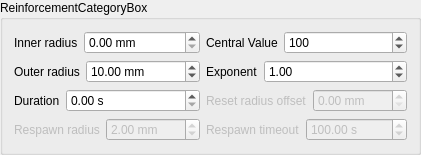
<?xml version="1.0" encoding="UTF-8"?>
<ui version="4.0">
 <class>ReinforcementCategoryGroupBox</class>
 <widget class="QGroupBox" name="ReinforcementCategoryGroupBox">
  <property name="geometry">
   <rect>
    <x>0</x>
    <y>0</y>
    <width>374</width>
    <height>139</height>
   </rect>
  </property>
  <property name="windowTitle">
   <string>GroupBox</string>
  </property>
  <property name="title">
   <string>ReinforcementCategoryBox</string>
  </property>
  <layout class="QGridLayout" name="gridLayout">
   <item row="0" column="0">
    <layout class="QFormLayout" name="formLayout_4">
     <item row="0" column="0">
      <widget class="QLabel" name="label_60">
       <property name="toolTip">
        <string>Distances from object center less than this value will use Central reinforcement value</string>
       </property>
       <property name="text">
        <string>Inner radius</string>
       </property>
       <property name="buddy">
        <cstring>zone_inner_radius_spinBox</cstring>
       </property>
      </widget>
     </item>
     <item row="0" column="1">
      <widget class="QDoubleSpinBox" name="zone_inner_radius_spinBox">
       <property name="toolTip">
        <string>Distances from object center less than this value will use Central reinforcement value</string>
       </property>
       <property name="suffix">
        <string> mm</string>
       </property>
      </widget>
     </item>
    </layout>
   </item>
   <item row="0" column="1">
    <layout class="QFormLayout" name="formLayout">
     <item row="0" column="0">
      <widget class="QLabel" name="label_64">
       <property name="toolTip">
        <string>Reinforcement value at the inner radius distance from object center</string>
       </property>
       <property name="text">
        <string>Central Value</string>
       </property>
       <property name="buddy">
        <cstring>zone_max_val_spinBox</cstring>
       </property>
      </widget>
     </item>
     <item row="0" column="1">
      <widget class="QSpinBox" name="zone_max_val_spinBox">
       <property name="toolTip">
        <string>Reinforcement value at the inner radius distance from object center</string>
       </property>
       <property name="minimum">
        <number>-1000</number>
       </property>
       <property name="maximum">
        <number>1000</number>
       </property>
       <property name="value">
        <number>100</number>
       </property>
      </widget>
     </item>
    </layout>
   </item>
   <item row="1" column="0">
    <layout class="QFormLayout" name="formLayout_5">
     <property name="fieldGrowthPolicy">
      <enum>QFormLayout::AllNonFixedFieldsGrow</enum>
     </property>
     <item row="0" column="0">
      <widget class="QLabel" name="label_61">
       <property name="toolTip">
        <string>Distances greater than this from object center will use Baseline reinforcement value</string>
       </property>
       <property name="text">
        <string>Outer radius</string>
       </property>
       <property name="buddy">
        <cstring>zone_outer_radius_spinBox</cstring>
       </property>
      </widget>
     </item>
     <item row="0" column="1">
      <widget class="QDoubleSpinBox" name="zone_outer_radius_spinBox">
       <property name="toolTip">
        <string>Distances greater than this from object center will use Baseline reinforcement value</string>
       </property>
       <property name="suffix">
        <string> mm</string>
       </property>
       <property name="maximum">
        <double>9999.989999999999782</double>
       </property>
       <property name="value">
        <double>10.000000000000000</double>
       </property>
      </widget>
     </item>
    </layout>
   </item>
   <item row="1" column="1">
    <layout class="QFormLayout" name="formLayout_3">
     <item row="0" column="0">
      <widget class="QLabel" name="label_62">
       <property name="toolTip">
        <string>Gamma exponent controlling shape of reinforcement value between inner and outer radius</string>
       </property>
       <property name="text">
        <string>Exponent</string>
       </property>
       <property name="buddy">
        <cstring>zone_gamma_spinBox</cstring>
       </property>
      </widget>
     </item>
     <item row="0" column="1">
      <widget class="QDoubleSpinBox" name="zone_gamma_spinBox">
       <property name="toolTip">
        <string>Gamma exponent controlling shape of reinforcement value between inner and outer radius</string>
       </property>
       <property name="minimum">
        <double>0.100000000000000</double>
       </property>
       <property name="maximum">
        <double>10.000000000000000</double>
       </property>
       <property name="singleStep">
        <double>0.100000000000000</double>
       </property>
       <property name="value">
        <double>1.000000000000000</double>
       </property>
      </widget>
     </item>
    </layout>
   </item>
   <item row="2" column="0">
    <layout class="QFormLayout" name="formLayout_9">
     <item row="0" column="0">
      <widget class="QLabel" name="label_65">
       <property name="toolTip">
        <string>How long to reinforce after animal enters zone. Zero means to use a continuous ramped value.</string>
       </property>
       <property name="text">
        <string>Duration</string>
       </property>
       <property name="buddy">
        <cstring>zone_duration_spinBox</cstring>
       </property>
      </widget>
     </item>
     <item row="0" column="1">
      <widget class="QDoubleSpinBox" name="zone_duration_spinBox">
       <property name="toolTip">
        <string>How long to reinforce after animal enters zone. Zero means to use a continuous ramped value.</string>
       </property>
       <property name="suffix">
        <string> s</string>
       </property>
       <property name="minimum">
        <double>0.000000000000000</double>
       </property>
       <property name="maximum">
        <double>1000.000000000000000</double>
       </property>
       <property name="singleStep">
        <double>0.100000000000000</double>
       </property>
       <property name="value">
        <double>0.000000000000000</double>
       </property>
      </widget>
     </item>
    </layout>
   </item>
   <item row="2" column="1">
    <layout class="QFormLayout" name="formLayout_8">
     <property name="fieldGrowthPolicy">
      <enum>QFormLayout::AllNonFixedFieldsGrow</enum>
     </property>
     <item row="0" column="0">
      <widget class="QLabel" name="label_63">
       <property name="enabled">
        <bool>false</bool>
       </property>
       <property name="toolTip">
        <string>Distance from center at which duration can be reset. (What??)</string>
       </property>
       <property name="text">
        <string>Reset radius offset</string>
       </property>
       <property name="buddy">
        <cstring>zone_reset_radius_spinBox</cstring>
       </property>
      </widget>
     </item>
     <item row="0" column="1">
      <widget class="QDoubleSpinBox" name="zone_reset_radius_spinBox">
       <property name="enabled">
        <bool>false</bool>
       </property>
       <property name="toolTip">
        <string>Distance from outer radius at which duration can be reset.</string>
       </property>
       <property name="suffix">
        <string> mm</string>
       </property>
       <property name="minimum">
        <double>0.000000000000000</double>
       </property>
       <property name="maximum">
        <double>9999.989999999999782</double>
       </property>
       <property name="value">
        <double>0.000000000000000</double>
       </property>
      </widget>
     </item>
    </layout>
   </item>
   <item row="3" column="0">
    <layout class="QFormLayout" name="formLayout_6">
     <property name="fieldGrowthPolicy">
      <enum>QFormLayout::AllNonFixedFieldsGrow</enum>
     </property>
     <item row="0" column="0">
      <widget class="QLabel" name="label_67">
       <property name="enabled">
        <bool>false</bool>
       </property>
       <property name="toolTip">
        <string>Maximum distance from object center that might trigger a respawn</string>
       </property>
       <property name="text">
        <string>Respawn radius</string>
       </property>
       <property name="buddy">
        <cstring>zone_respawn_radius_spinBox</cstring>
       </property>
      </widget>
     </item>
     <item row="0" column="1">
      <widget class="QDoubleSpinBox" name="zone_respawn_radius_spinBox">
       <property name="enabled">
        <bool>false</bool>
       </property>
       <property name="toolTip">
        <string>Maximum distance from object center that might trigger a respawn</string>
       </property>
       <property name="suffix">
        <string> mm</string>
       </property>
       <property name="maximum">
        <double>9999.989999999999782</double>
       </property>
       <property name="value">
        <double>2.000000000000000</double>
       </property>
      </widget>
     </item>
    </layout>
   </item>
   <item row="3" column="1">
    <layout class="QFormLayout" name="formLayout_7">
     <property name="fieldGrowthPolicy">
      <enum>QFormLayout::AllNonFixedFieldsGrow</enum>
     </property>
     <item row="0" column="0">
      <widget class="QLabel" name="label_68">
       <property name="enabled">
        <bool>false</bool>
       </property>
       <property name="toolTip">
        <string>Interval animal must remain within respawn radius to trigger a respawn</string>
       </property>
       <property name="text">
        <string>Respawn timeout</string>
       </property>
       <property name="buddy">
        <cstring>zone_respawn_timeout_spinBox</cstring>
       </property>
      </widget>
     </item>
     <item row="0" column="1">
      <widget class="QDoubleSpinBox" name="zone_respawn_timeout_spinBox">
       <property name="enabled">
        <bool>false</bool>
       </property>
       <property name="toolTip">
        <string>Interval animal must remain within respawn radius to trigger a respawn</string>
       </property>
       <property name="suffix">
        <string> s</string>
       </property>
       <property name="maximum">
        <double>9999.989999999999782</double>
       </property>
       <property name="value">
        <double>100.000000000000000</double>
       </property>
      </widget>
     </item>
    </layout>
   </item>
  </layout>
 </widget>
 <resources/>
 <connections/>
</ui>
